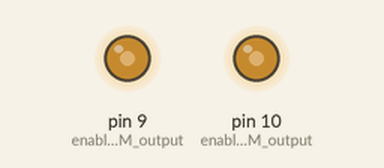
A sketch run on a simulated Arduino Uno, built with avr-gcc and run on an emulated ATmega328P. Parts: output pins drawn as LEDs (lit = HIGH).

Above: at 0.1 s.
Timing chart, 0 to 1.6 s (numbered marks = the images above):
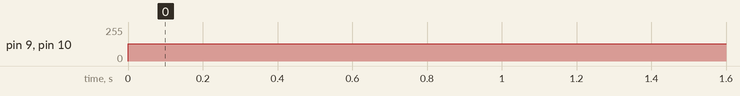

Measured:
- by itself, pin 9 (enable_the_PWM_output), pin 10 (enable_the_PWM_output): 0/255 → 128/255 at 0.00 s

The sketch:

pwm_digit9_10.ino
```cpp
void setup() {
 // configuración de atmega32p para generar PWM
 //

 TCCR1A = 0b10110010;  //Timer Counter Control Register 1A |COM1A1| COM1A0| COM1B1| COM1B0 | xxx  | xxx | WGM11 |WGM10
 TCCR1B = 0B00011001;  //Timer Counter Control Register 1B |ICNC1 | ICES1 | xxxx  |  WGM13 |WGM12 |CS12 | CS11 |CS10
 pinMode(9, OUTPUT);   // enable the PWM output (PWM signal on digital pin 9 arduino|Output Compare pin OC1A)
 pinMode(10, OUTPUT);  // enable the PWM output (PWM signal on digital pin 10 arduino|Output Compare pin OC1B)
}

void loop() {
 ICR1=40;
 OCR1A=20;
 OCR1B=20;
}
```
